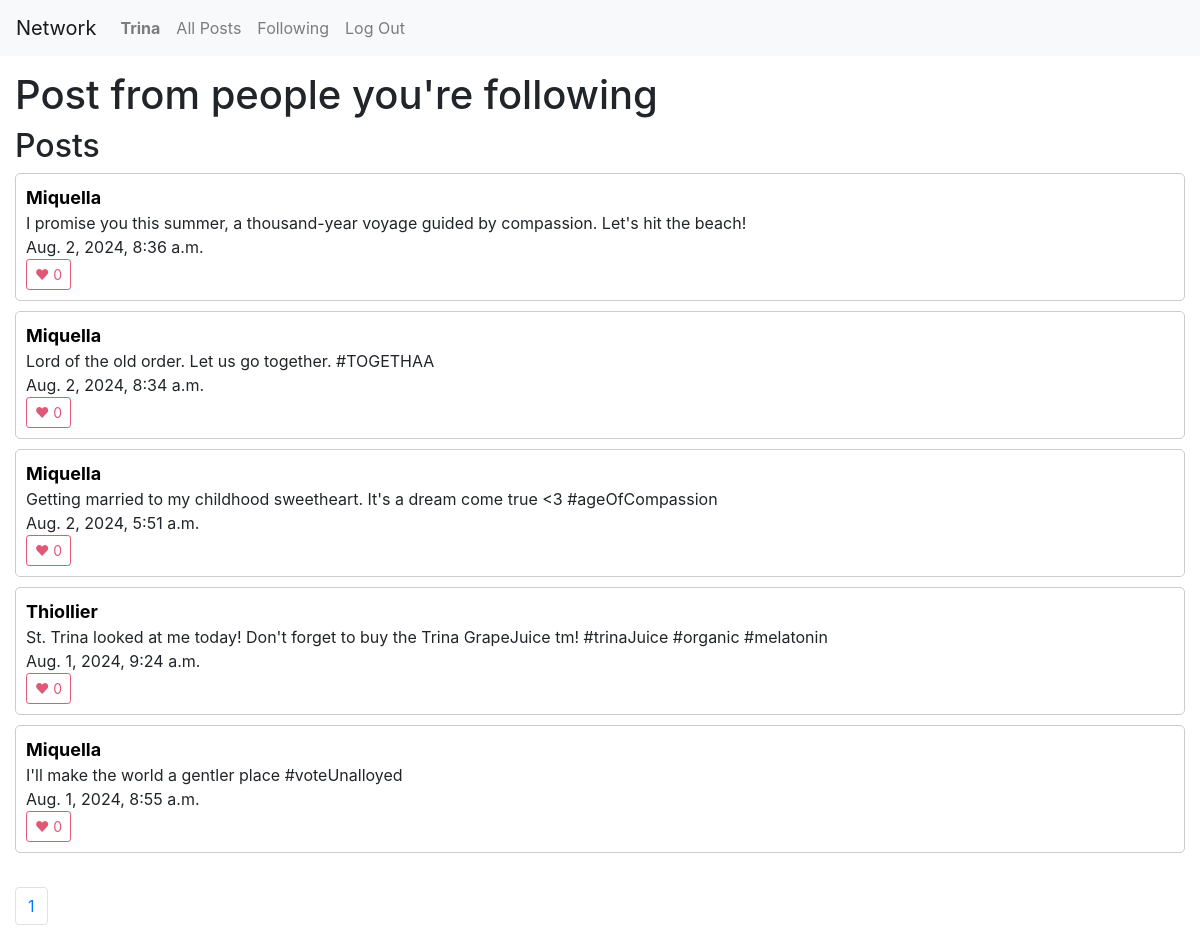
The app's page /following/1 (signed in), older data.
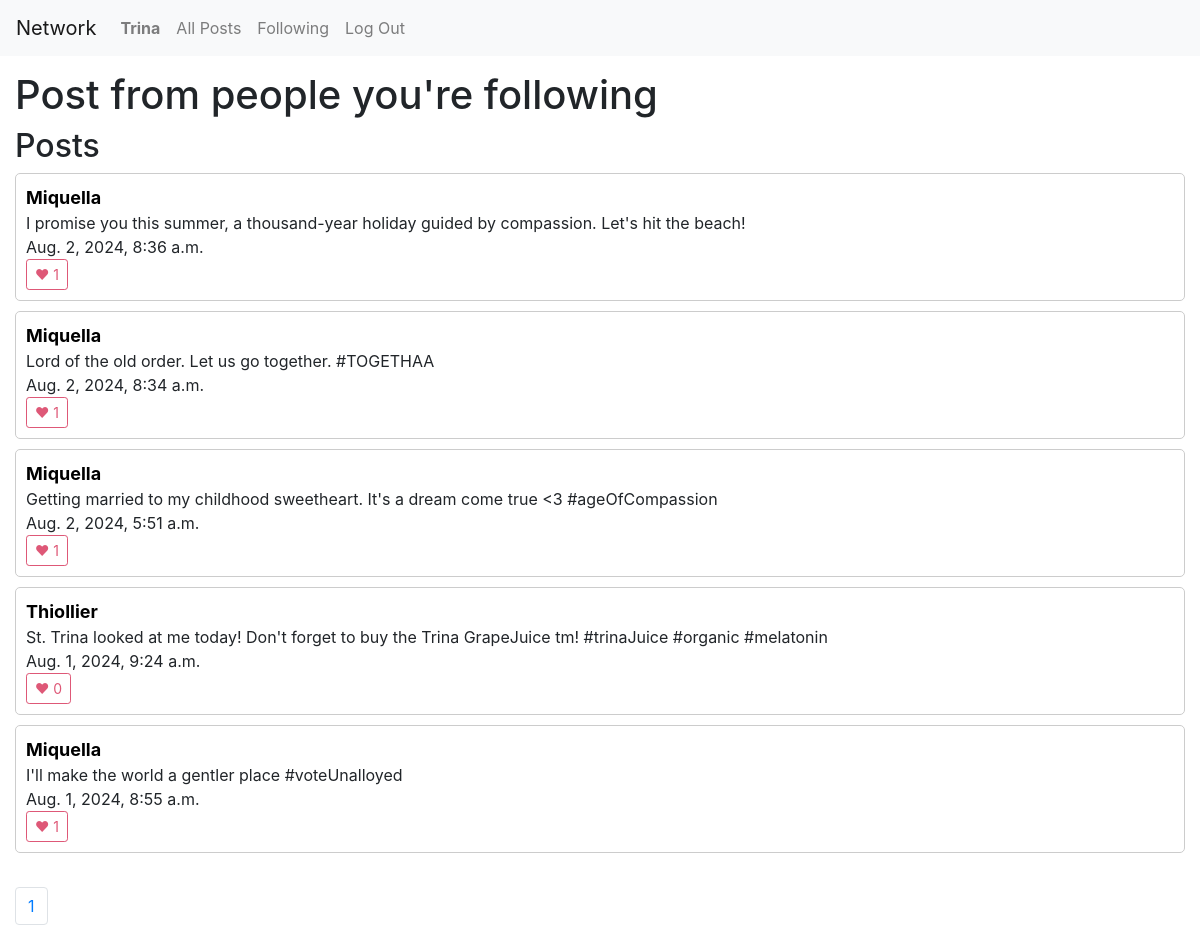
The same page, newer data.
### network/models.py (models this page shows, shortened)
class Post(models.Model):
    user = models.ForeignKey("User", on_delete=models.CASCADE, related_name="posts")
    content = models.TextField(blank=True)
    timestamp = models.DateTimeField(auto_now_add=True)
    likes = models.IntegerField(default=0)
    likes_users = models.ManyToManyField("User", related_name="likes", null=True)

class User(AbstractUser):
    followers = models.ManyToManyField('self', related_name="following", null=True)
    following = models.ManyToManyField('self', related_name="followers",null=True)
    def __str__(self):
        return self.username

### network/views.py (the view)
# urls.py: path("following/<int:page_num>", views.following, name="following"),
def following(request, page_num):
    following = User.objects.filter(followers=request.user)
    following = Post.objects.filter(user__in=following)
    posts = following.order_by("-timestamp").all()
    p = Paginator(posts, 10)
    page_obj = p.get_page(page_num)
    prev_page = None
    has_prev_page = False
    if page_obj.has_previous():
        prev_page = page_obj.previous_page_number()
        has_prev_page = True
    next_page = None
    has_next_page = False
    if page_obj.has_next():
        next_page = page_obj.next_page_number()
        has_next_page = True
    return render(request, 'network/following.html', {
        "username":request.user,
        "posts": page_obj,
        "pages": p,
        "prev_page": prev_page,
        "has_prev_page": has_prev_page,
        "next_page": next_page,
        "has_next_page": has_next_page,
    })

### network/templates/network/following.html (shortened to what this page needs)
{% extends "network/layout.html" %}
{% load static %}
{% block body %}
    <h1>Post from people you're following</h1>
    <h2>Posts</h2>
    {% for post in posts %}
    <div id="post-container">
        <a href="{% url 'user' post.user.username 1 %}" class="username-link">{{ post.user.username }}</a><br>
        {{ post.content }} <br>
        {{ post.timestamp }} <br>
        <button id="like-{{ post.id }}" onclick="toggle_like({{ post.id }})" class="like-btn">♥ {{ post.likes_users.count }}</button>
    </div>
    {% endfor %}
    <br>
    <nav aria-label="Page navigation example">
        <ul class="pagination">
          {% for page in pages %}
            <li class="page-item"><a class="page-link"  href="{% url 'following' page.number%}">{{ page.number }}</a></li>
          {% endfor %}
        </ul>
      </nav>
{% endblock %}

Row changes from the older to the newer data that the page shows:
changed Post: content "I promise you this summer, a thousand-year voyage guided by compassion. Let's hit the beach!" → "I promise you this summer, a thousand-year holiday guided by compassion. Let's hit the beach!"; likes_users.count "0" → "1"
computed for Post "Lord of the old order. Let us go together. #TOGETHAA": likes_users.count "0" → "1"
computed for Post "Aug. 2, 2024, 5:51 a.m.": likes_users.count "0" → "1"
computed for Post "I'll make the world a gentler place #voteUnalloyed": likes_users.count "0" → "1"
